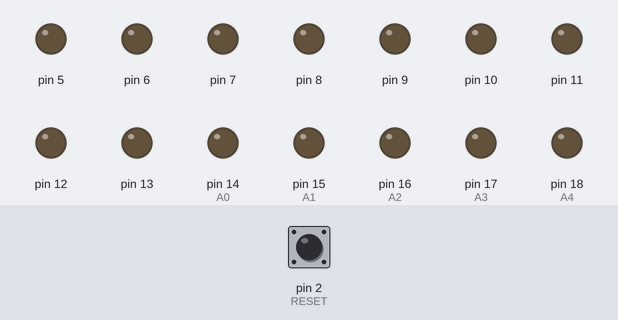
The sketch below on a simulated Arduino Uno, built with avr-gcc and run on an emulated ATmega328P. On the bench: output pins drawn as LEDs (lit = HIGH). The test bench sets the inputs (shaded band); at power-on: pin 2 (RESET) LOW. Pins used as bus, display or sensor lines are not drawn.

Above: at 1.2 s.
1.3 s: pin 2 (RESET) pulsed HIGH 5 times (0.12 s each, 0.3 s apart)
At 3.4 s:
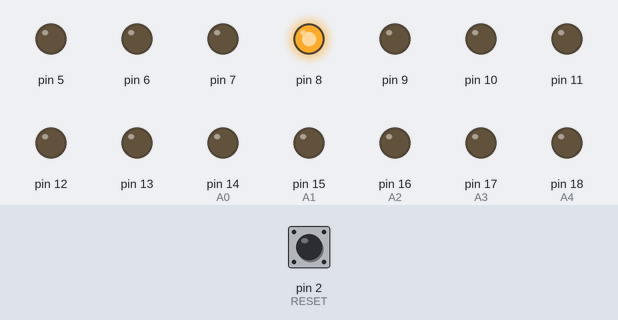
4.3 s: pin 2 (RESET) pulled HIGH for 0.15 s
At 4.8 s:
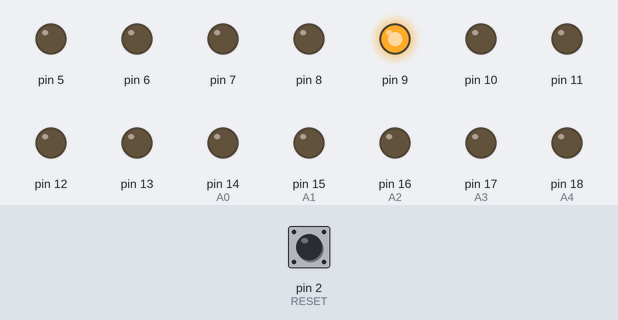
5.9 s: pin 2 (RESET) pulled HIGH for 1 s
At 7.2 s:
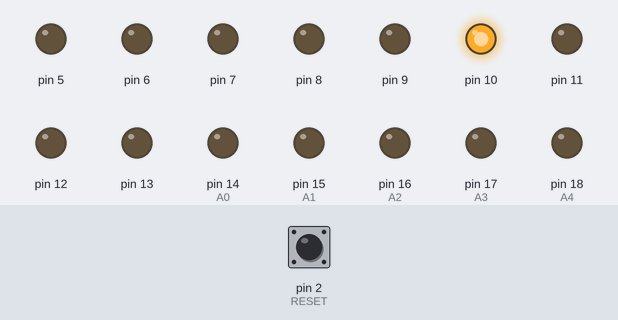
8.4 s: pin 2 (RESET) pulled HIGH for 0.15 s
At 9.1 s:
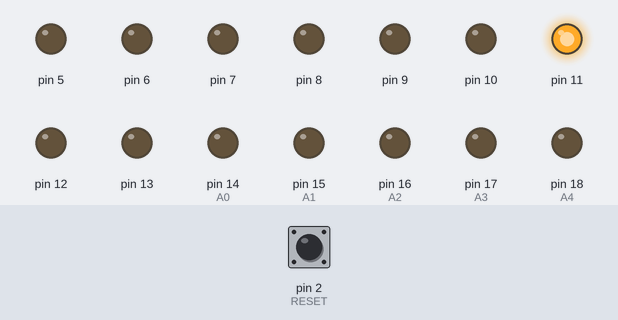
10.0 s: pin 2 (RESET) pulled HIGH for 3.2 s
At 10.3 s:
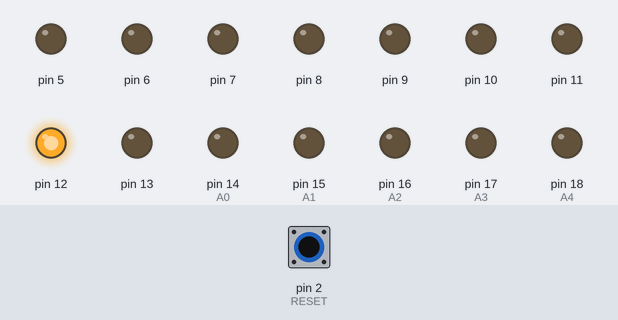
14.7 s: pin 2 (RESET) pulled HIGH for 0.15 s
At 15.1 s:
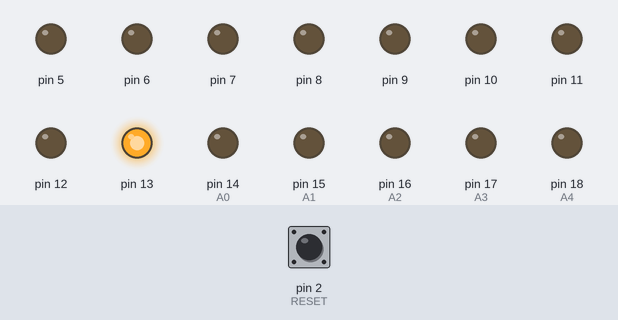
Timing chart, 0 to 17.3 s (numbered marks = the images above; inputs shaded):
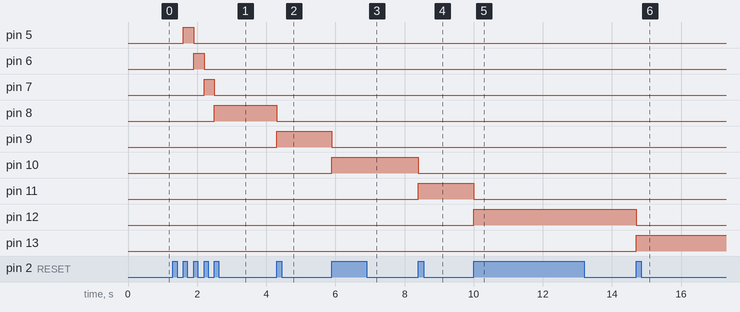

The sketch:

sequencer.ino
```cpp
#define RESET 2
//saving 3, for the future

int reset_val = HIGH;
int reset_old_val = LOW;
int current_step = 4;
int first_step_pin = 4;
int last_step_pin = 19;

void setup ()
{
  Serial.begin(9600);
  pinMode (4, OUTPUT);
  pinMode (5, OUTPUT);
  pinMode (6, OUTPUT);
  pinMode (7, OUTPUT);
  pinMode (8, OUTPUT);
  pinMode (9, OUTPUT);
  pinMode (10, OUTPUT);
  pinMode (11, OUTPUT);
  pinMode (12, OUTPUT);
  pinMode (13, OUTPUT);
  pinMode (14, OUTPUT); // A0  //Analog pins here
  pinMode (15, OUTPUT); // A1
  pinMode (16, OUTPUT); // A2
  pinMode (17, OUTPUT); // A3
  pinMode (18, OUTPUT); // A4
  pinMode (19, OUTPUT); // A5

  pinMode (RESET, INPUT);
}


void loop ()
{
   reset_val = digitalRead (RESET);

   if((reset_val == HIGH) && (reset_old_val == LOW))
   {
     if (current_step == last_step_pin + 1){
      current_step = first_step_pin;
     }
    lit_step(current_step);
    current_step = current_step + 1;
   }
  reset_old_val = reset_val;
}

void lit_step(int step){
  for(int i = first_step_pin; i <= last_step_pin; i++){
    digitalWrite(i, LOW);
  }
  digitalWrite(step, HIGH);
}
```

Measured:
- after the input at 1.3 s, pin 5: LOW → HIGH after 0.30 s, → LOW 0.30 s later; pin 6: LOW → HIGH after 0.60 s, → LOW 0.30 s later; pin 7: LOW → HIGH after 0.90 s, → LOW 0.30 s later; pin 8: LOW → HIGH after 1.2 s
- after the input at 4.3 s, pin 8: HIGH → LOW at once; pin 9: LOW → HIGH at once
- after the input at 5.9 s, pin 9: HIGH → LOW at once; pin 10: LOW → HIGH at once
- after the input at 8.4 s, pin 10: HIGH → LOW at once; pin 11: LOW → HIGH at once
- after the input at 10.0 s, pin 11: HIGH → LOW at once; pin 12: LOW → HIGH at once
- after the input at 14.7 s, pin 12: HIGH → LOW at once; pin 13: LOW → HIGH at once
